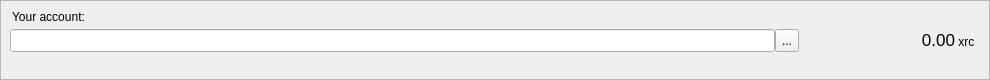
<?xml version="1.0" encoding="UTF-8"?>
<ui version="4.0">
 <class>ReceiveFrame</class>
 <widget class="QFrame" name="ReceiveFrame">
  <property name="geometry">
   <rect>
    <x>0</x>
    <y>0</y>
    <width>990</width>
    <height>80</height>
   </rect>
  </property>
  <property name="windowTitle">
   <string>Frame</string>
  </property>
  <property name="frameShape">
   <enum>QFrame::StyledPanel</enum>
  </property>
  <property name="frameShadow">
   <enum>QFrame::Raised</enum>
  </property>
  <layout class="QHBoxLayout" name="horizontalLayout_3">
   <property name="spacing">
    <number>0</number>
   </property>
   <property name="leftMargin">
    <number>0</number>
   </property>
   <property name="topMargin">
    <number>0</number>
   </property>
   <property name="rightMargin">
    <number>0</number>
   </property>
   <property name="bottomMargin">
    <number>0</number>
   </property>
   <item>
    <layout class="QVBoxLayout" name="verticalLayout_3">
     <property name="spacing">
      <number>3</number>
     </property>
     <property name="leftMargin">
      <number>9</number>
     </property>
     <property name="rightMargin">
      <number>9</number>
     </property>
     <item>
      <widget class="QLabel" name="label">
       <property name="text">
        <string>Your account:</string>
       </property>
       <property name="alignment">
        <set>Qt::AlignBottom|Qt::AlignLeading|Qt::AlignLeft</set>
       </property>
       <property name="margin">
        <number>0</number>
       </property>
       <property name="indent">
        <number>2</number>
       </property>
      </widget>
     </item>
     <item>
      <layout class="QHBoxLayout" name="horizontalLayout">
       <property name="spacing">
        <number>0</number>
       </property>
       <property name="bottomMargin">
        <number>0</number>
       </property>
       <item>
        <widget class="QLineEdit" name="m_addressEdit">
         <property name="sizePolicy">
          <sizepolicy hsizetype="Expanding" vsizetype="Fixed">
           <horstretch>0</horstretch>
           <verstretch>0</verstretch>
          </sizepolicy>
         </property>
         <property name="minimumSize">
          <size>
           <width>0</width>
           <height>23</height>
          </size>
         </property>
         <property name="maximumSize">
          <size>
           <width>765</width>
           <height>23</height>
          </size>
         </property>
         <property name="font">
          <font>
           <family>MS Shell Dlg 2</family>
           <pointsize>9</pointsize>
           <weight>75</weight>
           <bold>true</bold>
          </font>
         </property>
         <property name="focusPolicy">
          <enum>Qt::NoFocus</enum>
         </property>
         <property name="toolTip">
          <string>Your receiving address</string>
         </property>
         <property name="whatsThis">
          <string>This is your account address</string>
         </property>
         <property name="styleSheet">
          <string notr="true"/>
         </property>
         <property name="readOnly">
          <bool>true</bool>
         </property>
        </widget>
       </item>
       <item>
        <widget class="QToolButton" name="m_copyButton">
         <property name="minimumSize">
          <size>
           <width>0</width>
           <height>23</height>
          </size>
         </property>
         <property name="toolTip">
          <string>Copy address</string>
         </property>
         <property name="statusTip">
          <string>Copy address</string>
         </property>
         <property name="whatsThis">
          <string/>
         </property>
         <property name="text">
          <string>...</string>
         </property>
         <property name="icon">
          <iconset resource="../../resources.qrc">
           <normaloff>:/icons/copy</normaloff>:/icons/copy</iconset>
         </property>
        </widget>
       </item>
       <item>
        <widget class="QLabel" name="totalBalance">
         <property name="font">
          <font>
           <pointsize>13</pointsize>
          </font>
         </property>
         <property name="toolTip">
          <string>Total balance</string>
         </property>
         <property name="statusTip">
          <string>Total balance</string>
         </property>
         <property name="text">
          <string>0.00</string>
         </property>
         <property name="alignment">
          <set>Qt::AlignRight|Qt::AlignTrailing|Qt::AlignVCenter</set>
         </property>
         <property name="margin">
          <number>0</number>
         </property>
         <property name="textInteractionFlags">
          <set>Qt::TextSelectableByMouse</set>
         </property>
        </widget>
       </item>
       <item>
        <widget class="QLabel" name="label_2">
         <property name="sizePolicy">
          <sizepolicy hsizetype="Preferred" vsizetype="Fixed">
           <horstretch>0</horstretch>
           <verstretch>0</verstretch>
          </sizepolicy>
         </property>
         <property name="minimumSize">
          <size>
           <width>25</width>
           <height>18</height>
          </size>
         </property>
         <property name="maximumSize">
          <size>
           <width>25</width>
           <height>18</height>
          </size>
         </property>
         <property name="baseSize">
          <size>
           <width>25</width>
           <height>18</height>
          </size>
         </property>
         <property name="text">
          <string> xrc</string>
         </property>
         <property name="alignment">
          <set>Qt::AlignBottom|Qt::AlignLeading|Qt::AlignLeft</set>
         </property>
         <property name="margin">
          <number>0</number>
         </property>
        </widget>
       </item>
      </layout>
     </item>
     <item>
      <widget class="QLabel" name="addressStatusLabel">
       <property name="text">
        <string/>
       </property>
       <property name="alignment">
        <set>Qt::AlignLeading|Qt::AlignLeft|Qt::AlignTop</set>
       </property>
       <property name="margin">
        <number>0</number>
       </property>
       <property name="indent">
        <number>2</number>
       </property>
      </widget>
     </item>
    </layout>
   </item>
  </layout>
 </widget>
 <resources>
  <include location="../../resources.qrc"/>
 </resources>
 <connections>
  <connection>
   <sender>m_copyButton</sender>
   <signal>clicked()</signal>
   <receiver>ReceiveFrame</receiver>
   <slot>copyAddress()</slot>
   <hints>
    <hint type="sourcelabel">
     <x>818</x>
     <y>26</y>
    </hint>
    <hint type="destinationlabel">
     <x>422</x>
     <y>295</y>
    </hint>
   </hints>
  </connection>
 </connections>
 <slots>
  <slot>copyAddress()</slot>
 </slots>
</ui>
